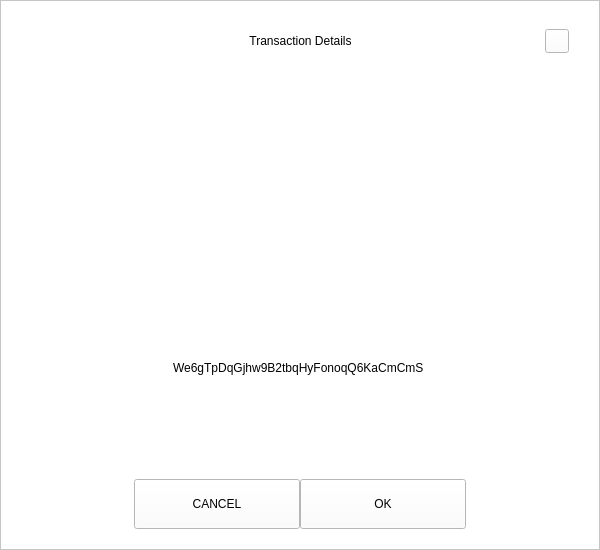
<?xml version="1.0" encoding="UTF-8"?>
<ui version="4.0">
 <class>ReceiveDialog</class>
 <widget class="QDialog" name="ReceiveDialog">
  <property name="geometry">
   <rect>
    <x>0</x>
    <y>0</y>
    <width>600</width>
    <height>550</height>
   </rect>
  </property>
  <property name="windowTitle">
   <string>Dialog</string>
  </property>
  <property name="styleSheet">
   <string notr="true">background:white;</string>
  </property>
  <layout class="QVBoxLayout" name="verticalLayout_2">
   <property name="spacing">
    <number>0</number>
   </property>
   <property name="leftMargin">
    <number>0</number>
   </property>
   <property name="topMargin">
    <number>0</number>
   </property>
   <property name="rightMargin">
    <number>0</number>
   </property>
   <property name="bottomMargin">
    <number>0</number>
   </property>
   <item>
    <widget class="QFrame" name="frameContainer">
     <property name="frameShape">
      <enum>QFrame::StyledPanel</enum>
     </property>
     <property name="frameShadow">
      <enum>QFrame::Raised</enum>
     </property>
     <layout class="QVBoxLayout" name="verticalLayout">
      <property name="spacing">
       <number>0</number>
      </property>
      <property name="leftMargin">
       <number>30</number>
      </property>
      <property name="topMargin">
       <number>20</number>
      </property>
      <property name="rightMargin">
       <number>30</number>
      </property>
      <property name="bottomMargin">
       <number>20</number>
      </property>
      <item>
       <layout class="QHBoxLayout" name="horizontalLayout_3">
        <property name="spacing">
         <number>0</number>
        </property>
        <item>
         <spacer name="horizontalSpacer_21">
          <property name="orientation">
           <enum>Qt::Horizontal</enum>
          </property>
          <property name="sizeHint" stdset="0">
           <size>
            <width>40</width>
            <height>20</height>
           </size>
          </property>
         </spacer>
        </item>
        <item>
         <widget class="QLabel" name="labelTitle">
          <property name="minimumSize">
           <size>
            <width>0</width>
            <height>40</height>
           </size>
          </property>
          <property name="maximumSize">
           <size>
            <width>16777215</width>
            <height>40</height>
           </size>
          </property>
          <property name="styleSheet">
           <string notr="true">padding-left:24px;</string>
          </property>
          <property name="text">
           <string>Transaction Details</string>
          </property>
          <property name="alignment">
           <set>Qt::AlignCenter</set>
          </property>
          <property name="margin">
           <number>7</number>
          </property>
         </widget>
        </item>
        <item>
         <spacer name="horizontalSpacer">
          <property name="orientation">
           <enum>Qt::Horizontal</enum>
          </property>
          <property name="sizeHint" stdset="0">
           <size>
            <width>40</width>
            <height>20</height>
           </size>
          </property>
         </spacer>
        </item>
        <item>
         <widget class="QPushButton" name="btnEsc">
          <property name="minimumSize">
           <size>
            <width>24</width>
            <height>24</height>
           </size>
          </property>
          <property name="maximumSize">
           <size>
            <width>24</width>
            <height>24</height>
           </size>
          </property>
          <property name="focusPolicy">
           <enum>Qt::NoFocus</enum>
          </property>
          <property name="text">
           <string/>
          </property>
         </widget>
        </item>
       </layout>
      </item>
      <item>
       <spacer name="verticalSpacer">
        <property name="orientation">
         <enum>Qt::Vertical</enum>
        </property>
        <property name="sizeType">
         <enum>QSizePolicy::Fixed</enum>
        </property>
        <property name="sizeHint" stdset="0">
         <size>
          <width>20</width>
          <height>20</height>
         </size>
        </property>
       </spacer>
      </item>
      <item alignment="Qt::AlignHCenter">
       <widget class="QLabel" name="labelQrImg">
        <property name="minimumSize">
         <size>
          <width>260</width>
          <height>260</height>
         </size>
        </property>
        <property name="maximumSize">
         <size>
          <width>260</width>
          <height>260</height>
         </size>
        </property>
        <property name="text">
         <string/>
        </property>
        <property name="alignment">
         <set>Qt::AlignCenter</set>
        </property>
       </widget>
      </item>
      <item>
       <spacer name="verticalSpacer_2">
        <property name="orientation">
         <enum>Qt::Vertical</enum>
        </property>
        <property name="sizeType">
         <enum>QSizePolicy::Fixed</enum>
        </property>
        <property name="sizeHint" stdset="0">
         <size>
          <width>20</width>
          <height>20</height>
         </size>
        </property>
       </spacer>
      </item>
      <item alignment="Qt::AlignHCenter">
       <widget class="QLabel" name="labelAddress">
        <property name="text">
         <string>We6gTpDqGjhw9B2tbqHyFonoqQ6KaCmCmS </string>
        </property>
       </widget>
      </item>
      <item>
       <spacer name="verticalSpacer_3">
        <property name="orientation">
         <enum>Qt::Vertical</enum>
        </property>
        <property name="sizeType">
         <enum>QSizePolicy::Expanding</enum>
        </property>
        <property name="sizeHint" stdset="0">
         <size>
          <width>20</width>
          <height>20</height>
         </size>
        </property>
       </spacer>
      </item>
      <item>
       <layout class="QHBoxLayout" name="horizontalLayout" stretch="1,2,2,1">
        <property name="leftMargin">
         <number>20</number>
        </property>
        <property name="rightMargin">
         <number>20</number>
        </property>
        <item>
         <spacer name="horizontalSpacer1">
          <property name="orientation">
           <enum>Qt::Horizontal</enum>
          </property>
          <property name="sizeHint" stdset="0">
           <size>
            <width>40</width>
            <height>20</height>
           </size>
          </property>
         </spacer>
        </item>
        <item>
         <widget class="QPushButton" name="btnCancel">
          <property name="minimumSize">
           <size>
            <width>0</width>
            <height>50</height>
           </size>
          </property>
          <property name="focusPolicy">
           <enum>Qt::NoFocus</enum>
          </property>
          <property name="text">
           <string>CANCEL</string>
          </property>
         </widget>
        </item>
        <item>
         <widget class="QPushButton" name="btnSave">
          <property name="minimumSize">
           <size>
            <width>0</width>
            <height>50</height>
           </size>
          </property>
          <property name="focusPolicy">
           <enum>Qt::NoFocus</enum>
          </property>
          <property name="text">
           <string>OK</string>
          </property>
         </widget>
        </item>
        <item>
         <spacer name="horizontalSpacer_2">
          <property name="orientation">
           <enum>Qt::Horizontal</enum>
          </property>
          <property name="sizeHint" stdset="0">
           <size>
            <width>40</width>
            <height>20</height>
           </size>
          </property>
         </spacer>
        </item>
       </layout>
      </item>
     </layout>
    </widget>
   </item>
  </layout>
 </widget>
 <resources/>
 <connections/>
</ui>
